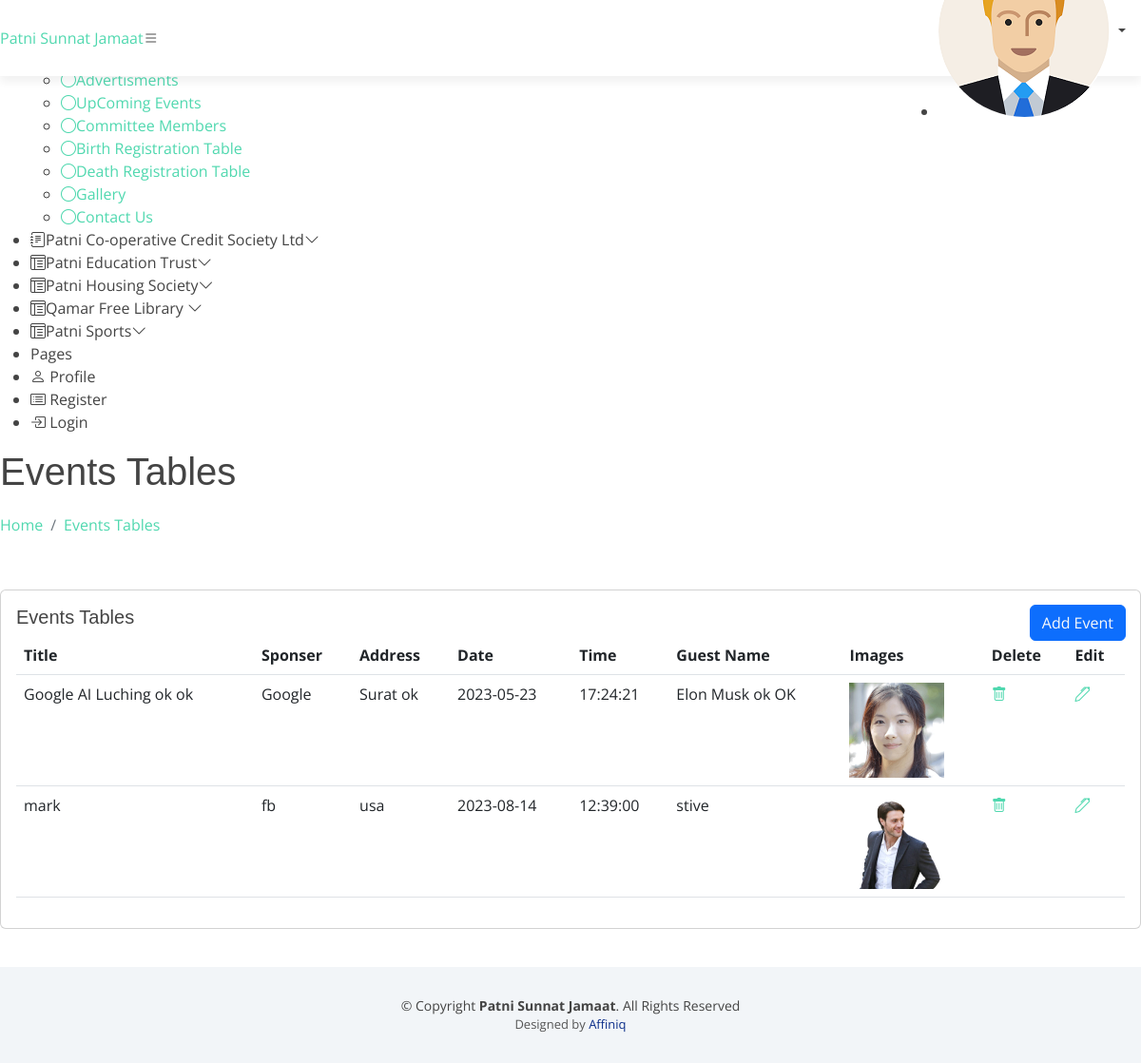
The page /admin/event-edit.php (signed in) on the database its author committed.
### tables this page shows
CREATE TABLE `even` (
  `eid` int(11) NOT NULL,
  `title` varchar(255) NOT NULL,
  `sponser` varchar(255) NOT NULL,
  `address` varchar(255) NOT NULL,
  `date` date NOT NULL,
  `time` time NOT NULL,
  `guest_name` varchar(255) NOT NULL,
  `committee_id` int(11) NOT NULL,
  `filename` varchar(500) NOT NULL
);

### admin/event-edit.php (the view, shortened to what this page needs)
<?php include 'header.php';?>
  <main id="main" class="main">
    <div class="pagetitle">
      <h1>Events Tables</h1>
      <nav>
        <ol class="breadcrumb">
          <li class="breadcrumb-item"><a href="index.php">Home</a></li>
          <li class="breadcrumb-item active"><a href="event-edit.php">Events Tables</a></li>
        </ol>
      </nav>
    </div>
    <section class="section">
      <div class="row">
        <div class="col-lg-12">
          <div class="card">
            <div class="card-body">
              <h5 class="card-title">Events Tables</h5>
              <div class="position-absolute top-0 end-0" style="margin-top:15px;margin-right:15px;">
                <button type="button" class="btn btn-primary">
                  <a href="forms-event-insert.php" class="link-light">Add Event</a>
                </button>
                </div>
                 <?php
               require ('config1.php');
               $sql = "SELECT eid,title,sponser,address,date,time,guest_name,filename FROM even WHERE committee_id='1'";
               $result = mysqli_query($conn,$sql) or die ("query Unsccessful.");
               if(mysqli_num_rows($result)){
               ?>
              <table class="table datatable">
                <thead>
                  <tr>
                    <th scope="col">Title</th>
                    <th scope="col">Sponser</th>
                    <th scope="col">Address</th>
                    <th scope="col">Date</th>
                    <th scope="col">Time</th>
                    <th scope="col">Guest Name</th>
                    <th scope="col">Images</th>
                    <th scope="col">Delete</th>
                    <th scope="col">Edit</th>
                  </tr>
                </thead>
                <tbody>
                <?php
                    while($row = mysqli_fetch_assoc($result)){
                 ?>
                  <tr>
                    <td><?php echo $row['title'];?></td>
                    <td><?php echo $row['sponser'];?></td>
                    <td><?php echo $row['address'];?></td>
                    <td><?php echo $row['date'];?></td>
                    <td><?php echo $row['time'];?></td>
                    <td><?php echo $row['guest_name'];?></td>
                    <td><img src="./upload/<?php echo $row['filename']; ?>"  style="width: 100px;height: 100px;"></td>
                    <td><a href="forms-event-delete.php?id=<?php echo $row['eid'];?>" style="height:50px;width:50px;"><i class="bi bi-trash"></a></i></td>
                    <td><a href="forms-event.php?id=<?php echo $row['eid'];?>"><i class="bi bi-pen"></a></i></td>
                  </tr>
                  <?php }?>
                </tbody>
              </table>
<?php
                }
else{
  echo "<h2>No Record Found</h2>";
  }
?>
            </div>
          </div>
        </div>
      </div>
    </section>
  </main>
  <?php include 'footer.php';?>

### assets/css/style.css (style rules this page uses)
body { background: #fff; color: #444; font-family: "Open Sans", sans-serif; }
h1, h2, h3, h4, h5, h6 { font-family: "Montserrat", sans-serif; font-weight: 400; margin: 0 0 20px 0; padding: 0; }
section { padding: 40px 0; overflow: hidden; }

### rows shown on the page
even: title "Google AI Luching ok ok", sponser "Google", address "Surat ok", date "2023-05-23", time "17:24:21", guest_name "Elon Musk ok OK", filename (picture)
even: title "mark", sponser "fb", address "usa", date "2023-08-14", time "12:39:00", guest_name "stive", filename (picture)
